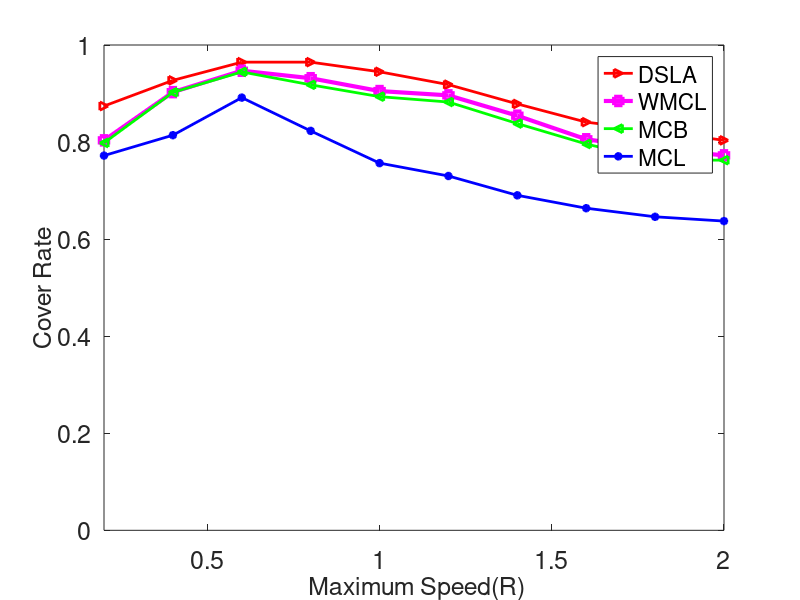

Here is the MATLAB script that generated this plot:

%Disco 2353 2386 2210 2314 2263 2299 2192 2070 2023 
%Acc    2360 2341 2340 2288 2262 2180 2132 2102 2052 
%Group 1844 2517 1733 1757 1546 1584 1580 1528 1475 
%GBFA  2123 1935 1640 1519  1380 1566 1404 1345 1363 

% fig 6
DISCO=[ 
    0.874172
 0.927152
 0.96468
 0.96468
 0.944812
0.918322
0.878587
0.84106
0.8234
0.803532
    ];


% fig 7



Acc=[
    
         0.803532
  0.90287
    0.94702
    0.931567
        0.905077
 0.896247
 0.854305
0.80574
0.785872
 0.772627

  ];

Group=[
    
   	0.798226
0.902439
0.944568
0.91796
	0.89357
	0.882483
0.838137
0.796009
0.762749
0.762749

  ];


GBFA=[
    
   0.772124
0.814159
0.891593
0.823009
0.756637
0.730088
0.690265
0.663717
0.646018
0.637168

  ];






%time_axes=[1:250:max*250];
time_axes=0.2:0.2:2.0;

%plot(time_axes,AS_Find_Nb_Cnt,'k','LineWidth',10,time_axes,SS_Find_Nb_Cnt,'g',time_axes,U_Find_Nb_Cnt,'r',time_axes,Disco_Find_Nb_Cnt,'b');
%plot(time_axes,AS_Find_Nb_Cnt,'k-','LineWidth',1);
%hold;
%plot(time_axes,SS_Find_Nb_Cnt,'k:','LineWidth',1);
%plot(time_axes,U_Find_Nb_Cnt,'k-','LineWidth',2);
%plot(time_axes,Disco_Find_Nb_Cnt,'k:','LineWidth',2);
set(gca,'FontSize',18);
hold on;
plot(time_axes,DISCO,'r>-','LineWidth',2);
plot(time_axes,Acc,'ms-','LineWidth',3);
plot(time_axes,Group,'g<-','LineWidth',2);
plot(time_axes,GBFA,'b*-','LineWidth',2);
%plot(time_axes,FS_4,'b:','LineWidth',2);


%plot(time_axes,FS_8,'k:','LineWidth',1);
ylim([0 1]);
xlim([0.2 2]);
set(gca,'Box','on');
%grid on;

%text(1525,0.5, 's','FontSize',8,'HorizontalAlignment','Left','Underline');
%text(800,0.45,'Striped Searchlight: ---------','FontSize',8,'HorizontalAlignment','Left')

legend_hand=legend('DSLA','WMCL','MCB','MCL');
%legend_hand=legend('DSAS1','DSAS2','DSAS3',3);
%set(legend_hand,'Fontname', 'Times New Roman', 'Fontsize', 18)
%LEGEND BOXOFF


xlabel(' Maximum Speed(R)','FontSize',18);
%ylabel('Average Discovery Latency','FontSize',15);
ylabel('Cover Rate','FontSize',18);



